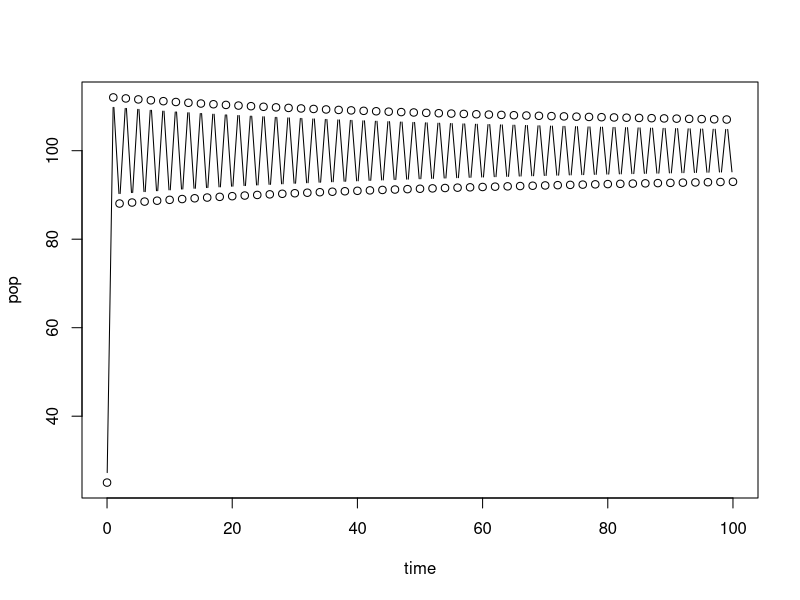
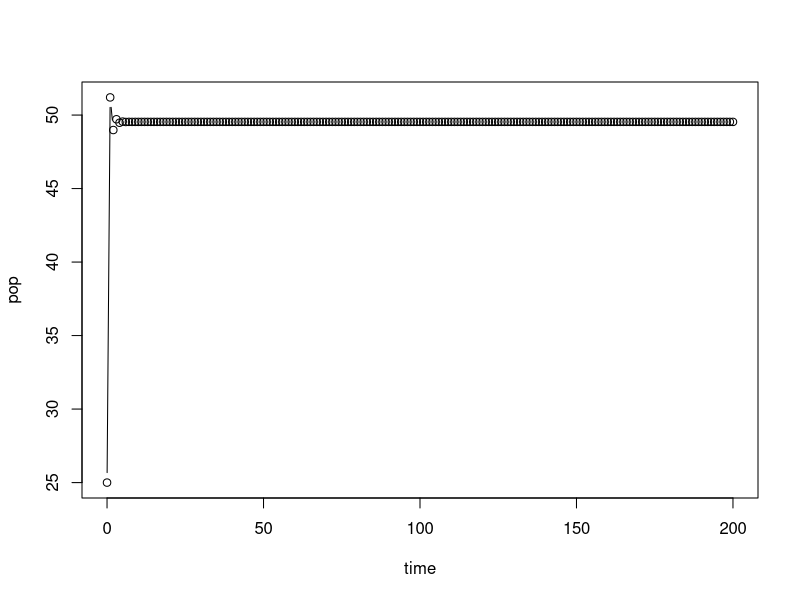

Write R code to recreate these figures, in order.
# Exploring Ricker model
Ricker<-function(r,K,p0,lensim){
  pop<-c(p0)
  time<-c(0)
  # po<-rep(K,r)
  # print(po)
  
  for(it in c(1:lensim)){
    pt<-p0*exp(r*(1-(p0/K)))
    time<-c(time,it)
    pop<-c(pop,pt)
    p0<-pt
  }
  
  plot(time,pop,type="b")
  
}

#call the function
Ricker(r=2,K=100,p0=25,lensim=100)
#-------------------------------------------------------

# Exploring Hassell model
# help: https://jmahaffy.sdsu.edu/courses/s00a/math121/lectures/qual_discrete/qualdiscrete.html#Hassell
#       https://www.jstor.org/stable/pdf/3863.pdf?refreqid=excelsior%3A348907abb1bca7f039109d94db5667b5
#       http://lab.rockefeller.edu/cohenje/PDFs/231CohenUnexpectedDominanceHighFreqChaoticNonlinPpnModelsLet.pdf

Hassell<-function(r,a,b,p0,lensim){
  pop<-c(p0)
  time<-c(0)
  
  for(it in c(1:lensim)){
    pt<-(r*p0)/((1+(a*p0))^b)
    time<-c(time,it)
    pop<-c(pop,pt)
    p0<-pt
  }
  
  r1<-((b/(b-1)))^b
  r2<-((b/(b-2)))^b
  
  plot(time,pop,type="b")
  cat("For stable, monotonic approach towards eqm. upper limit of r should be",r1,"\n")
  
  cat("For stable, oscillatory approach towards eqm. lower limit of r should be",r1,"\n")
  cat("For stable, oscillatory approach towards eqm. upper limit of r should be",r2,"\n")
  
}

#call the function
Hassell(r=5, a=0.01, b=4, p0=25, lensim=200)

#----------------------------------------------------------------------------------------------------
# Exploring Maynard Smith model







